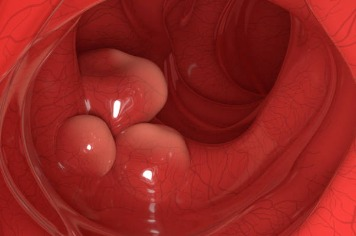
#> input picture images/test.jpeg, 356 x 236 px; its folder holds only this picture in this run
$ python -i classical_main.py   (imports and definitions only)   (older library calls are emulated)
#> lines starting #> are read from the running program, lines starting #| are printed output that depends on the picture; after the words box and inside, x2 and y2 are one past the last pixel; in counts of white or black regions, pixels touching at a corner belong together
### src/graphs/image_to_graph.py
import torch
import numpy as np
from PIL import Image
import torch_geometric
from torch_geometric.data import Data
import matplotlib.pyplot as plt
from skimage.segmentation import slic
from skimage.measure import regionprops
from skimage.color import rgb2gray
import networkx as nx
import torch.nn.functional as F
from scipy.spatial import Voronoi
from skimage.feature import local_binary_pattern, graycomatrix, graycoprops
from skimage.util import img_as_ubyte
from skimage.transform import resize
import matplotlib.cm as cm
from matplotlib.colors import Normalize


"""
    behaviour:
        load and resize an image to a given size
    input:
        path - path to the image file
        size - optional tuple for desired dimensions
    output:
        numpy array representing the loaded image
"""
def load_image(path, size=None):
    img = Image.open(path)
    if size:
        img = img.resize(size)
    return np.array(img)


"""
    behaviour:
        extract local binary pattern texture features from an image
    input:
        image - numpy array representing grayscale image
        radius - radius for LBP computation
        n_points - number of circularly symmetric neighbor points
    output:
        LBP features as numpy array
"""
def extract_lbp_features(image, radius=3, n_points=24):
    if len(image.shape) > 2:
        # Convert to grayscale if image is RGB
        gray = rgb2gray(image)
    else:
        gray = image

    # Ensure correct data type for LBP
    gray = img_as_ubyte(gray)

    # Compute LBP
    lbp = local_binary_pattern(gray, n_points, radius, method='uniform')

    # Return LBP image
    return lbp


"""
    behaviour:
        extract GLCM texture features from an image
    input:
        image - numpy array representing grayscale image
        distances - list of pixel pair distances
        angles - list of pixel pair angles in radians
    output:
        dictionary of GLCM features
"""
def extract_glcm_features(image, distances=[1], angles=[0, np.pi/4, np.pi/2, 3*np.pi/4]):
    if len(image.shape) > 2:
        # Convert to grayscale if image is RGB
        gray = rgb2gray(image)
    else:
        gray = image

    # Scale down if image is too large for GLCM computation
    if gray.shape[0] > 100 or gray.shape[1] > 100:
        gray = resize(gray, (min(100, gray.shape[0]), min(100, gray.shape[1])))

    # Ensure correct data type for GLCM
    gray = img_as_ubyte(gray)

    # Compute GLCM
    glcm = graycomatrix(gray, distances=distances, angles=angles, symmetric=True, normed=True)

    # Extract features
    features = {
        'contrast': graycoprops(glcm, 'contrast').mean(),
        'dissimilarity': graycoprops(glcm, 'dissimilarity').mean(),
        'homogeneity': graycoprops(glcm, 'homogeneity').mean(),
        'energy': graycoprops(glcm, 'energy').mean(),
        'correlation': graycoprops(glcm, 'correlation').mean(),
        'ASM': graycoprops(glcm, 'ASM').mean()
    }

    return features


"""
    behaviour:
        convert the image to a graph with each pixel as a node with texture features
    input:
        image - numpy array of shape (h, w) or (h, w, c)
    output:
        torch_geometric.data.data object representing the image graph
"""
# [39 lines left out: function pixel_to_graph, not called in this run]


"""
    behaviour:
        convert the image to a graph based on superpixel segmentation with texture features
    input:
        image - numpy array of shape (h, w, c); n_segments - number of superpixels; compactness - slic segmentation compactness
    output:
        torch_geometric.data.data object representing the superpixel graph
"""
# [103 lines left out: function superpixel_to_graph, not called in this run]

### code/Pulser_implementation/extra/classical_main.py
import sys
from pathlib import Path
sys.path.append(str(Path(__file__).parent.parent))
import os
import numpy as np
import matplotlib.pyplot as plt
from sklearn.svm import SVC
from sklearn.model_selection import train_test_split
from sklearn.metrics import classification_report, confusion_matrix, balanced_accuracy_score, f1_score
from sklearn.preprocessing import StandardScaler
from sklearn.decomposition import PCA
from sklearn.pipeline import Pipeline
from tqdm import tqdm

# Import our image processing utilities
from graphs.image_to_graph import load_image, extract_lbp_features, extract_glcm_features
from skimage.color import rgb2gray
from skimage.feature import local_binary_pattern
from skimage.measure import regionprops
from skimage.segmentation import slic

# Specify the directories
no_polyp_dir = os.path.join(os.getcwd(), '..', 'dataset', 'no_polyp')
polyp_dir = os.path.join(os.getcwd(), '..', 'dataset', 'polyp')
# [1 line not run here, left out]

# Parameters
MAX_SAMPLES_PER_CLASS = 200
N_SEGMENTS = 50  # Same as N_QUBITS in quantum version


def extract_image_features(img_path, n_segments=20):
    """Extract classical features from an image without creating a quantum graph"""
#> called with img_path = '../../../images/test.jpeg', n_segments = 20
    # Load image
    image = load_image(img_path)
#> in load_image, img is the input picture: PIL image 356x236 RGB; mean R, G, B 149.3, 35.6, 32

    # Convert to grayscale
    if len(image.shape) == 3:
        gray = rgb2gray(image)
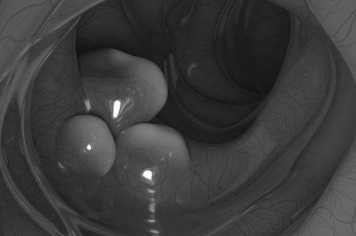
#> gray: shape (236, 356) float64; min 0.0653, max 1, mean 0.233
    else:
        gray = image

    # Extract global features
    # 1. LBP histogram
    lbp = extract_lbp_features(gray)
#> in extract_lbp_features, `lbp = local_binary_pattern(gray, n_points, radius, method='uniform')`:
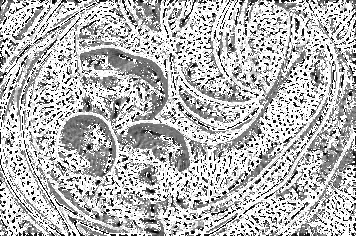
#> lbp: shape (236, 356) float64; min 0, max 25, mean 18; drawn with min black and max white
    lbp_hist, _ = np.histogram(lbp.ravel(), bins=10, range=(0, 26), density=True)
#> lbp_hist = [0.0354, 0.0139, 0.00895, 0.0233, 0.0346, 0.0277, 0.0126, 0.00769, 0.0254, 0.195]

    # 2. GLCM features
    glcm_features = extract_glcm_features(gray)
#> in extract_glcm_features, `gray = resize(gray, (min(100, gray.shape[0]), min(100, gray.shape[1])))`:
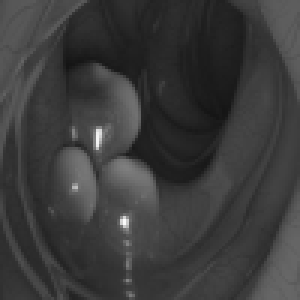
#> gray: shape (100, 100) float64 (shown 3 times larger); min 0.0801, max 0.982, mean 0.233
#> in extract_glcm_features, `features = { 'contrast': graycoprops(glcm, 'contrast').mean(), 'dissim..`: features = {'contrast': 72.77, 'dissimilarity': 4.27, 'homogeneity': 0.309, 'energy': 0.0366, 'correlation': 0.92, 'ASM': 0.00135}
#> glcm_features has the same summary as features in extract_glcm_features
    glcm_vector = np.array([
        glcm_features['contrast'],
        glcm_features['dissimilarity'],
        glcm_features['homogeneity'],
        glcm_features['energy'],
        glcm_features['correlation'],
        glcm_features['ASM']
    ])
#> glcm_vector = [72.77, 4.27, 0.309, 0.0366, 0.92, 0.00135]

    # 3. Segment the image into regions and extract features per region
    segments = slic(image, n_segments=n_segments, compactness=10)
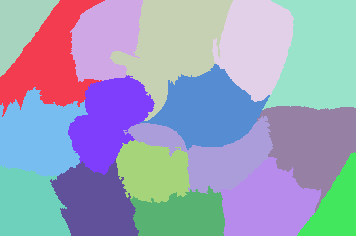
#> segments: shape (236, 356) int64; 17 distinct labels, from 1 to 17; one colour per label, 0 black
    regions = regionprops(segments + 1)
#> regions = 17 regions; largest, box (x1, y1, x2, y2) and area: (262, 0, 356, 110) 7823, (110, 0, 233, 121) 7394, (257, 106, 356, 213) 6070, (139, 64, 270, 150) 5864, (212, 0, 294, 102) 5786

    region_features = []
    for region in regions:
        # Get region mask
        coords = region.coords
        mask = np.zeros(segments.shape, dtype=bool)
        mask[coords[:, 0], coords[:, 1]] = True

        # Extract color features
        if len(image.shape) == 3:
            mean_color = np.mean(image[mask], axis=0)
            std_color = np.std(image[mask], axis=0)
        else:
            mean_color = np.array([np.mean(image[mask])])
            std_color = np.array([np.std(image[mask])])

        # Extract texture features from this region
        region_lbp = lbp[mask]
        region_lbp_hist, _ = np.histogram(region_lbp, bins=5, density=True)

        # Add area and eccentricity as shape features
        area = region.area / segments.size  # normalized area
        eccentricity = region.eccentricity

        # Combine features for this region
        region_feat = np.concatenate([
            mean_color.flatten(),
            std_color.flatten(),
            region_lbp_hist,
            [area, eccentricity]
        ])
        region_features.append(region_feat)
#> this loop made 17 passes
#> (mean_color, std_color, region_lbp_hist, area, eccentricity) on passes 1 to 6: ([214.7, 46.98, 42.52], [11.25, 4.6, 4.86], [0.0287, 0.0105, 0.033, 0.00664, 0.121], 0.029, 0.84), ([163.1, 43.18, 38.3], [17.18, 14.3, 12.04], [0.0297, 0.00918, 0.0278, 0.00914, 0.124], 0.0677, 0.787), ([114.4, 21.35, 18.97], [15.52, 7.33, 6.26], [0.0186, 0.0151, 0.0411, 0.0134, 0.112], 0.0523, 0.726), ([123.4, 30.11, 26.55], [25.64, 22.24, 18.26], [0.0242, 0.0152, 0.0394, 0.0106, 0.111], 0.088, 0.73), ([99.52, 13.66, 12.32], [8.81, 4.32, 4.19], [0.0218, 0.0103, 0.0234, 0.012, 0.132], 0.0689, 0.666), ([170, 39.06, 35.68], [29.06, 10.75, 10.05], [0.0269, 0.0116, 0.0292, 0.0109, 0.121], 0.0931, 0.744)
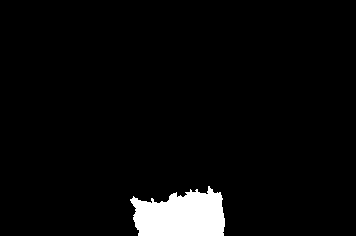
#> mask: shape (236, 356) bool; 4.2% white; 1 white region, box (x1, y1, x2, y2) and area: (130, 186, 225, 236) 3569
#> after the loop, region_features = 17 items

    # Ensure we have n_segments regions by padding or truncating
    if len(region_features) > n_segments:
        region_features = region_features[:n_segments]
    elif len(region_features) < n_segments:
        # Pad with zeros
        feature_len = len(region_features[0]) if region_features else (3*2 + 5 + 2)  # Default size
#> feature_len = 13
        padding = [np.zeros(feature_len) for _ in range(n_segments - len(region_features))]
#> padding = [[0, 0, 0, 0, 0, 0, 0, 0, 0, 0, 0, 0, 0], [0, 0, 0, 0, 0, 0, 0, 0, 0, 0, 0, 0, 0], [0, 0, 0, 0, 0, 0, 0, 0, 0, 0, 0, 0, 0]]
        region_features.extend(padding)

    # Flatten all region features
    flattened_regions = np.concatenate(region_features)
#> flattened_regions = 260 values, max 232.3 at index 156, min 0 at index 221, mean 17.3

    # Combine all features
    features = np.concatenate([lbp_hist, glcm_vector, flattened_regions])
#> features = 276 values, max 232.3 at index 172, min 0 at index 237, mean 16.58

    return features

# Load and process the dataset
def load_dataset(max_samples=200):
    no_polyp_samples = []
    polyp_samples = []

    # Process No Polyp images
    no_polyp_files = os.listdir(no_polyp_dir)[:max_samples]
    for file in tqdm(no_polyp_files, desc="Processing No Polyp Images"):
        try:
            features = extract_image_features(os.path.join(no_polyp_dir, file), N_SEGMENTS)
            no_polyp_samples.append((features, 0))  # 0 for no polyp
        except Exception as e:
            print(f"Error processing {file}: {str(e)}")

    # Process Polyp images
    polyp_files = os.listdir(polyp_dir)[:max_samples]
    for file in tqdm(polyp_files, desc="Processing Polyp Images"):
        try:
            features = extract_image_features(os.path.join(polyp_dir, file), N_SEGMENTS)
            polyp_samples.append((features, 1))  # 1 for polyp
        except Exception as e:
            print(f"Error processing {file}: {str(e)}")

    # Combine samples
    all_samples = no_polyp_samples + polyp_samples

    # Extract features and labels
    X = np.array([sample[0] for sample in all_samples])
    y = np.array([sample[1] for sample in all_samples])

    print(f"\nDataset created with {len(X)} samples:")
    print(f"- No Polyp: {len(no_polyp_samples)}")
    print(f"- Polyp: {len(polyp_samples)}")
    print(f"- Feature dimension: {X.shape[1]}")

    return X, y

# Load the dataset
# [1 line that did not run here, left out]

# Split the dataset
# [3 lines that did not run here, left out]

# [4 lines not run here, left out]

# Create a pipeline with StandardScaler, PCA, and SVM
# [5 lines that did not run here, left out]

# Train the model
# [5 lines not run here, left out]
# [1 line that did not run here, left out]

# Evaluate the model
# [7 lines not run here, left out]

# Plot ROC curve for the SVM model
from sklearn.metrics import roc_curve, auc

# Get probability predictions
# [1 line that did not run here, left out]

# Compute ROC curve and ROC area
# [1 line that did not run here, left out]
# [1 line that did not run here, left out]

# [11 lines not run here, left out]

# Feature importance analysis
# [1 line that did not run here, left out]
# [19 lines not run here, left out]

>>> result = extract_image_features('../../../images/test.jpeg')
#> result has the same summary as features in extract_image_features
